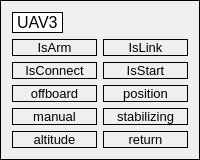
             <widget class="QGroupBox" name="groupBox_4">
              <property name="autoFillBackground">
               <bool>false</bool>
              </property>
              <property name="styleSheet">
               <string notr="true">border: 1px solid rgb(0, 0, 0)</string>
              </property>
              <property name="title">
               <string/>
              </property>
              <layout class="QVBoxLayout" name="verticalLayout_18">
               <item>
                <widget class="QLabel" name="uav3_label">
                 <property name="sizePolicy">
                  <sizepolicy hsizetype="Fixed" vsizetype="Fixed">
                   <horstretch>0</horstretch>
                   <verstretch>0</verstretch>
                  </sizepolicy>
                 </property>
                 <property name="font">
                  <font>
                   <pointsize>12</pointsize>
                  </font>
                 </property>
                 <property name="styleSheet">
                  <string notr="true">background-color:rgb(255, 255, 255)</string>
                 </property>
                 <property name="text">
                  <string>UAV3</string>
                 </property>
                </widget>
               </item>
               <item>
                <layout class="QVBoxLayout" name="verticalLayout_17">
                 <item>
                  <layout class="QHBoxLayout" name="horizontalLayout_6">
                   <item>
                    <layout class="QVBoxLayout" name="verticalLayout_13">
                     <item>
                      <widget class="QLabel" name="uav3_is_arm">
                       <property name="sizePolicy">
                        <sizepolicy hsizetype="Expanding" vsizetype="Fixed">
                         <horstretch>0</horstretch>
                         <verstretch>0</verstretch>
                        </sizepolicy>
                       </property>
                       <property name="font">
                        <font>
                         <pointsize>10</pointsize>
                        </font>
                       </property>
                       <property name="styleSheet">
                        <string notr="true">border: 1px solid rgb(0, 0, 0)</string>
                       </property>
                       <property name="text">
                        <string>IsArm</string>
                       </property>
                       <property name="alignment">
                        <set>Qt::AlignCenter</set>
                       </property>
                      </widget>
                     </item>
                     <item>
                      <widget class="QLabel" name="uav3_is_connect">
                       <property name="sizePolicy">
                        <sizepolicy hsizetype="Expanding" vsizetype="Fixed">
                         <horstretch>0</horstretch>
                         <verstretch>0</verstretch>
                        </sizepolicy>
                       </property>
                       <property name="font">
                        <font>
                         <pointsize>10</pointsize>
                        </font>
                       </property>
                       <property name="text">
                        <string>IsConnect</string>
                       </property>
                       <property name="alignment">
                        <set>Qt::AlignCenter</set>
                       </property>
                      </widget>
                     </item>
                    </layout>
                   </item>
                   <item>
                    <layout class="QVBoxLayout" name="verticalLayout_14">
                     <item>
                      <widget class="QLabel" name="uav3_is_link">
                       <property name="sizePolicy">
                        <sizepolicy hsizetype="Expanding" vsizetype="Fixed">
                         <horstretch>0</horstretch>
                         <verstretch>0</verstretch>
                        </sizepolicy>
                       </property>
                       <property name="font">
                        <font>
                         <pointsize>10</pointsize>
                        </font>
                       </property>
                       <property name="text">
                        <string>IsLink</string>
                       </property>
                       <property name="alignment">
                        <set>Qt::AlignCenter</set>
                       </property>
                      </widget>
                     </item>
                     <item>
                      <widget class="QLabel" name="uav3_is_start">
                       <property name="sizePolicy">
                        <sizepolicy hsizetype="Expanding" vsizetype="Fixed">
                         <horstretch>0</horstretch>
                         <verstretch>0</verstretch>
                        </sizepolicy>
                       </property>
                       <property name="font">
                        <font>
                         <pointsize>10</pointsize>
                        </font>
                       </property>
                       <property name="text">
                        <string>IsStart</string>
                       </property>
                       <property name="alignment">
                        <set>Qt::AlignCenter</set>
                       </property>
                      </widget>
                     </item>
                    </layout>
                   </item>
                  </layout>
                 </item>
                 <item>
                  <layout class="QHBoxLayout" name="horizontalLayout_5">
                   <item>
                    <layout class="QVBoxLayout" name="verticalLayout_15">
                     <item>
                      <widget class="QLabel" name="uav3_offboard">
                       <property name="sizePolicy">
                        <sizepolicy hsizetype="Expanding" vsizetype="Fixed">
                         <horstretch>0</horstretch>
                         <verstretch>0</verstretch>
                        </sizepolicy>
                       </property>
                       <property name="font">
                        <font>
                         <pointsize>10</pointsize>
                        </font>
                       </property>
                       <property name="text">
                        <string>offboard</string>
                       </property>
                       <property name="alignment">
                        <set>Qt::AlignCenter</set>
                       </property>
                      </widget>
                     </item>
                     <item>
                      <widget class="QLabel" name="uav3_manual">
                       <property name="sizePolicy">
                        <sizepolicy hsizetype="Expanding" vsizetype="Fixed">
                         <horstretch>0</horstretch>
                         <verstretch>0</verstretch>
                        </sizepolicy>
                       </property>
                       <property name="font">
                        <font>
                         <pointsize>10</pointsize>
                        </font>
                       </property>
                       <property name="text">
                        <string>manual</string>
                       </property>
                       <property name="alignment">
                        <set>Qt::AlignCenter</set>
                       </property>
                      </widget>
                     </item>
                     <item>
                      <widget class="QLabel" name="uav3_altitude">
                       <property name="sizePolicy">
                        <sizepolicy hsizetype="Expanding" vsizetype="Fixed">
                         <horstretch>0</horstretch>
                         <verstretch>0</verstretch>
                        </sizepolicy>
                       </property>
                       <property name="font">
                        <font>
                         <pointsize>10</pointsize>
                        </font>
                       </property>
                       <property name="text">
                        <string>altitude</string>
                       </property>
                       <property name="alignment">
                        <set>Qt::AlignCenter</set>
                       </property>
                      </widget>
                     </item>
                    </layout>
                   </item>
                   <item>
                    <layout class="QVBoxLayout" name="verticalLayout_16">
                     <item>
                      <widget class="QLabel" name="uav3_position">
                       <property name="sizePolicy">
                        <sizepolicy hsizetype="Expanding" vsizetype="Fixed">
                         <horstretch>0</horstretch>
                         <verstretch>0</verstretch>
                        </sizepolicy>
                       </property>
                       <property name="font">
                        <font>
                         <pointsize>10</pointsize>
                        </font>
                       </property>
                       <property name="text">
                        <string>position</string>
                       </property>
                       <property name="alignment">
                        <set>Qt::AlignCenter</set>
                       </property>
                      </widget>
                     </item>
                     <item>
                      <widget class="QLabel" name="uav3_stabilizing">
                       <property name="sizePolicy">
                        <sizepolicy hsizetype="Expanding" vsizetype="Fixed">
                         <horstretch>0</horstretch>
                         <verstretch>0</verstretch>
                        </sizepolicy>
                       </property>
                       <property name="font">
                        <font>
                         <pointsize>10</pointsize>
                        </font>
                       </property>
                       <property name="text">
                        <string>stabilizing</string>
                       </property>
                       <property name="alignment">
                        <set>Qt::AlignCenter</set>
                       </property>
                      </widget>
                     </item>
                     <item>
                      <widget class="QLabel" name="uav3_return">
                       <property name="sizePolicy">
                        <sizepolicy hsizetype="Expanding" vsizetype="Fixed">
                         <horstretch>0</horstretch>
                         <verstretch>0</verstretch>
                        </sizepolicy>
                       </property>
                       <property name="font">
                        <font>
                         <pointsize>10</pointsize>
                        </font>
                       </property>
                       <property name="text">
                        <string>return</string>
                       </property>
                       <property name="alignment">
                        <set>Qt::AlignCenter</set>
                       </property>
                      </widget>
                     </item>
                    </layout>
                   </item>
                  </layout>
                 </item>
                </layout>
               </item>
              </layout>
             </widget>
